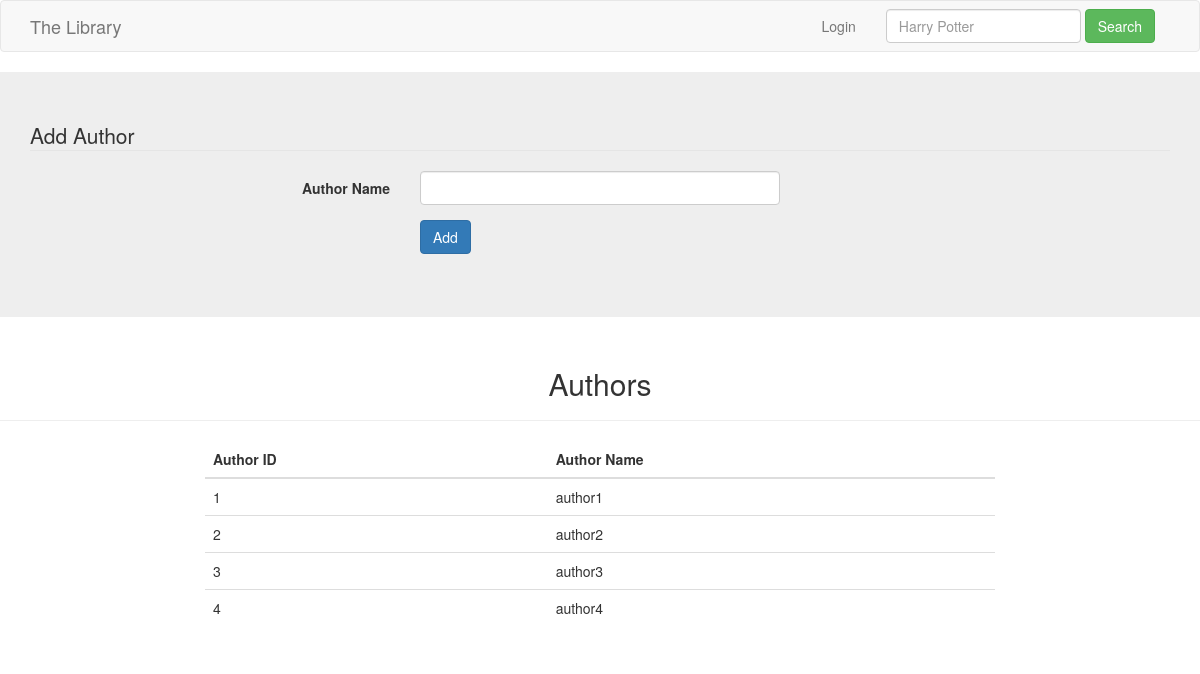
Page /author on the earlier database version.
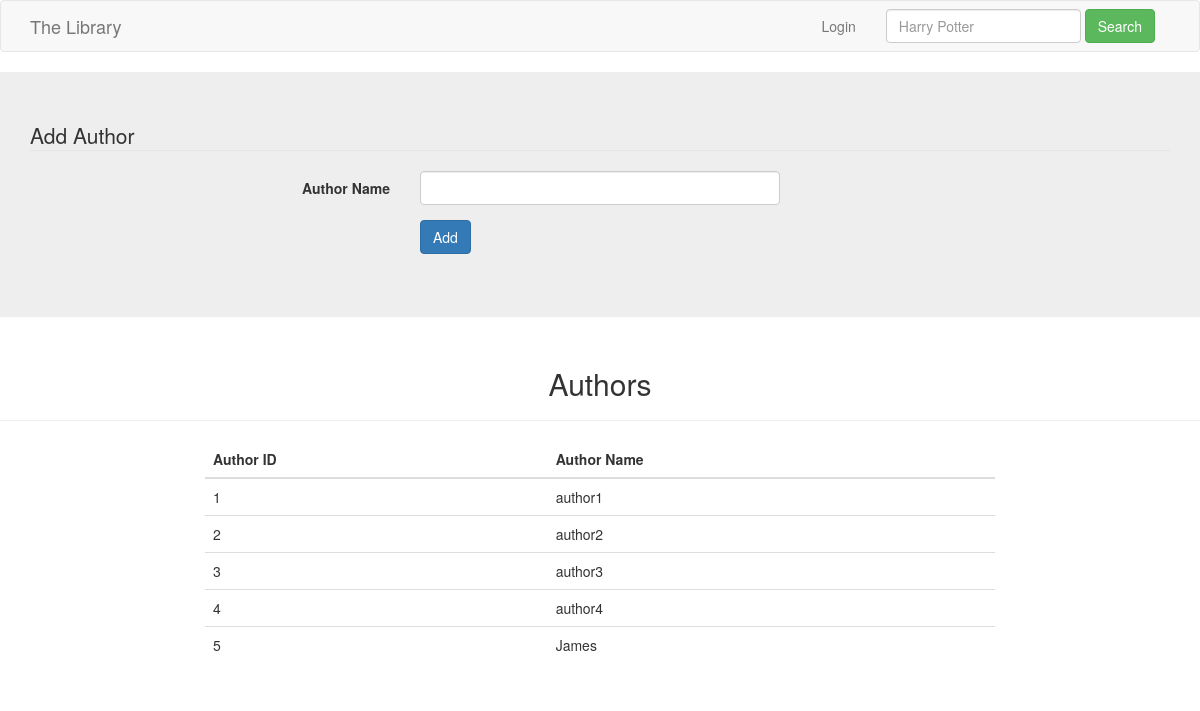
Same page on the later database version.
### tables this page shows
CREATE TABLE Author(
    author_id integer primary key autoincrement,
    author_name varchar
);

### main.py (the view)
@app.route('/author')
def author():
    cur = g.db.execute( 'select * from author' )
    rows = [dict( author_id=row[0], author_name=row[1] ) for row in cur.fetchall()]
    return render_template('author.html', rows=rows)

### main.py (called while the page is built)
@app.before_request
def before_request():
    g.db = connect_db()

@app.teardown_request
def teardown_request(exception):
    db = getattr(g, 'db', None)
    if db is not None:
        db.close()

def connect_db():
    return sqlite3.connect(app.config['DATABASE'])

### templates/author.html (shortened to what this page needs)
{% extends "layout.html" %}
{% block body %}
<div class="jumbotron">
    <div class="container">
        <form class="form-horizontal" action="{{ url_for('add_author') }}" method="post">
        <fieldset>
        <legend>Add Author</legend>
        <div class="form-group">
        <label class="col-md-4 control-label" for="author_name">Author Name</label>
        <div class="col-md-4">
        <input id="author_name" name="author_name" type="text" class="form-control input-md">
        </div>
        </div>
        <div class="form-group">
        <label class="col-md-4 control-label" for="add"></label>
        <div class="col-md-4">
            <button id="add" name="add" class="btn btn-primary">Add</button>
        </div>
        </div>
        </fieldset>
        </form>
    </div>
</div>
<div class="row column text-center">
    <h2>Authors</h2>
    <hr>
</div>
<div class="row">
  <div class="col-md-2"></div>
  <div class="col-md-8">
      <table class="table">
        <thead>
            <tr>
                <th>
                    Author ID
                </th>
                <th>
                    Author Name
                </th>
            </tr>
        </thead>
        <tbody>
            {% for row in rows %}
            <tr>
                <td>
                    {{ row['author_id'] }}
                </td>
                <td>
                    {{ row['author_name'] }}
                </td>
            </tr>
            {% endfor %}
        </tbody>
    </table>
  </div>
  <div class="col-md-2"></div>
</div>
{% endblock %}

Differences in the rows shown:
added Author: author_id "5", author_name "James"
